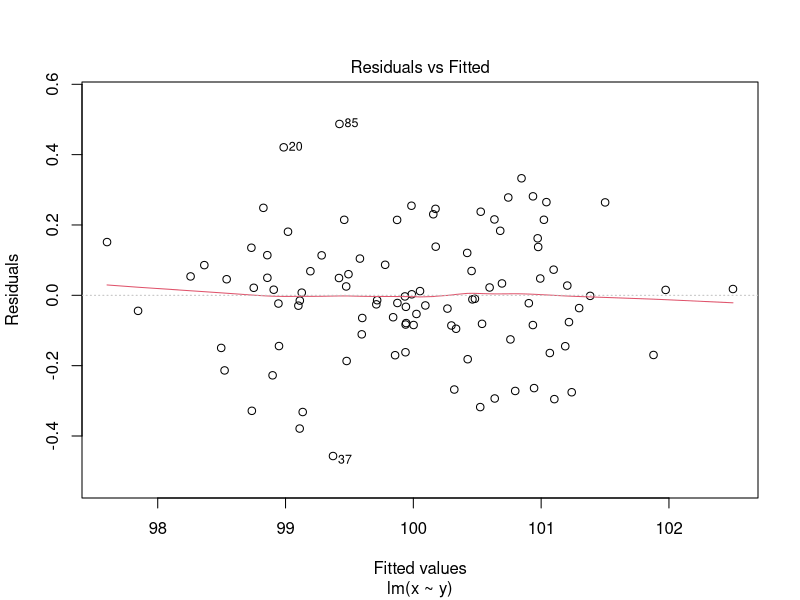
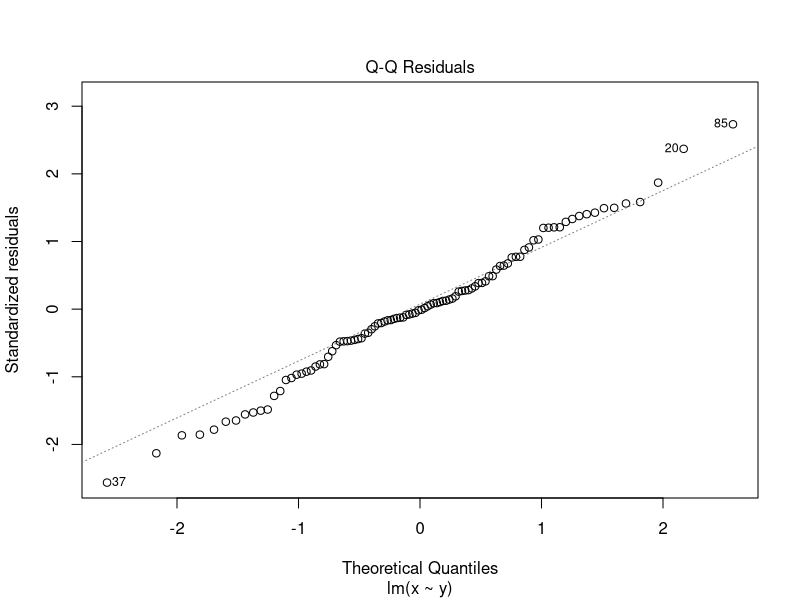
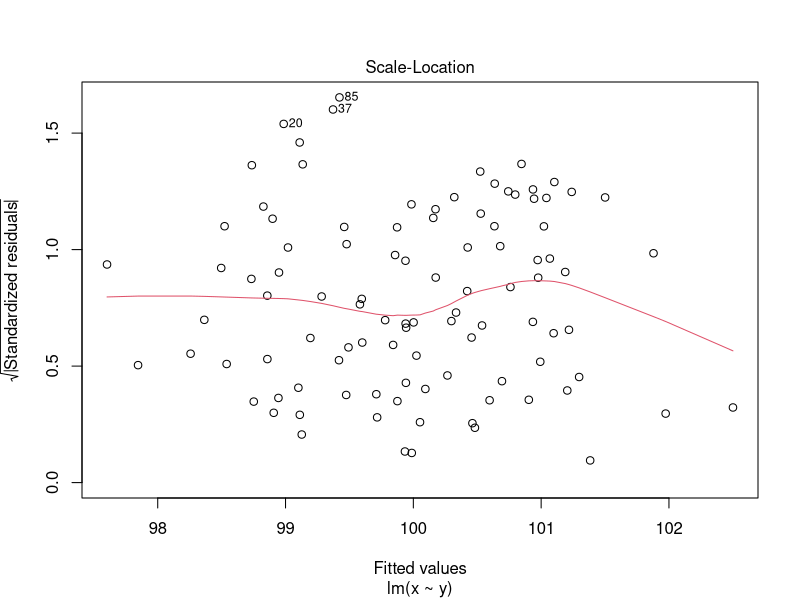
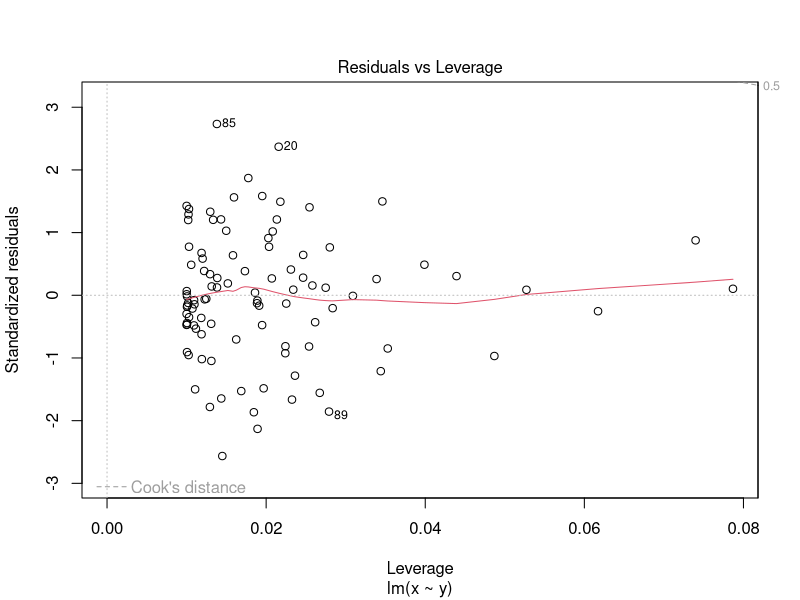

Recreate these plots in R, in order.
#' ---
#' output: github_document
#' ---

x <- rnorm(100, 100)

y <- x + (.2 * rnorm(100))

xy_mod <- lm(x ~ y)

summary(xy_mod)

plot(xy_mod)
